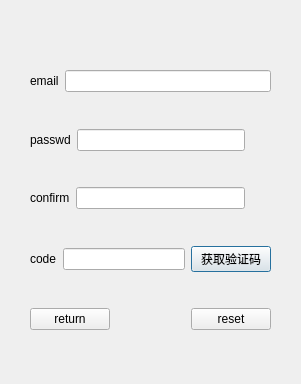
<?xml version="1.0" encoding="UTF-8"?>
<ui version="4.0">
 <class>ResetDialogClass</class>
 <widget class="QDialog" name="ResetDialogClass">
  <property name="geometry">
   <rect>
    <x>0</x>
    <y>0</y>
    <width>301</width>
    <height>384</height>
   </rect>
  </property>
  <property name="windowTitle">
   <string>ResetDialog</string>
  </property>
  <widget class="QWidget" name="verticalLayoutWidget_3">
   <property name="geometry">
    <rect>
     <x>10</x>
     <y>10</y>
     <width>281</width>
     <height>361</height>
    </rect>
   </property>
   <layout class="QVBoxLayout" name="verticalLayout_3">
    <property name="leftMargin">
     <number>10</number>
    </property>
    <property name="topMargin">
     <number>10</number>
    </property>
    <property name="rightMargin">
     <number>10</number>
    </property>
    <property name="bottomMargin">
     <number>10</number>
    </property>
    <item>
     <spacer name="verticalSpacer">
      <property name="orientation">
       <enum>Qt::Orientation::Vertical</enum>
      </property>
      <property name="sizeHint" stdset="0">
       <size>
        <width>20</width>
        <height>40</height>
       </size>
      </property>
     </spacer>
    </item>
    <item>
     <widget class="QLabel" name="err_tip">
      <property name="text">
       <string/>
      </property>
      <property name="alignment">
       <set>Qt::AlignmentFlag::AlignCenter</set>
      </property>
     </widget>
    </item>
    <item>
     <layout class="QHBoxLayout" name="horizontalLayout_7">
      <property name="leftMargin">
       <number>10</number>
      </property>
      <property name="rightMargin">
       <number>10</number>
      </property>
      <item>
       <widget class="QLabel" name="email_label">
        <property name="text">
         <string>email</string>
        </property>
       </widget>
      </item>
      <item>
       <widget class="QLineEdit" name="email_text"/>
      </item>
     </layout>
    </item>
    <item>
     <spacer name="verticalSpacer_3">
      <property name="orientation">
       <enum>Qt::Orientation::Vertical</enum>
      </property>
      <property name="sizeHint" stdset="0">
       <size>
        <width>20</width>
        <height>40</height>
       </size>
      </property>
     </spacer>
    </item>
    <item>
     <layout class="QHBoxLayout" name="horizontalLayout_8">
      <property name="leftMargin">
       <number>10</number>
      </property>
      <property name="rightMargin">
       <number>10</number>
      </property>
      <item>
       <widget class="QLabel" name="passwd_label">
        <property name="text">
         <string>passwd</string>
        </property>
       </widget>
      </item>
      <item>
       <widget class="QLineEdit" name="passwd_text">
        <property name="echoMode">
         <enum>QLineEdit::EchoMode::Password</enum>
        </property>
       </widget>
      </item>
      <item>
       <widget class="clickedlabel" name="passwd_visible">
        <property name="minimumSize">
         <size>
          <width>20</width>
          <height>20</height>
         </size>
        </property>
        <property name="maximumSize">
         <size>
          <width>20</width>
          <height>20</height>
         </size>
        </property>
        <property name="text">
         <string/>
        </property>
       </widget>
      </item>
     </layout>
    </item>
    <item>
     <spacer name="verticalSpacer_7">
      <property name="orientation">
       <enum>Qt::Orientation::Vertical</enum>
      </property>
      <property name="sizeHint" stdset="0">
       <size>
        <width>20</width>
        <height>40</height>
       </size>
      </property>
     </spacer>
    </item>
    <item>
     <layout class="QHBoxLayout" name="horizontalLayout_9">
      <property name="leftMargin">
       <number>10</number>
      </property>
      <property name="rightMargin">
       <number>10</number>
      </property>
      <item>
       <widget class="QLabel" name="confirm_label">
        <property name="text">
         <string>confirm</string>
        </property>
       </widget>
      </item>
      <item>
       <widget class="QLineEdit" name="confirm_text">
        <property name="echoMode">
         <enum>QLineEdit::EchoMode::Password</enum>
        </property>
       </widget>
      </item>
      <item>
       <widget class="clickedlabel" name="confirm_visible">
        <property name="minimumSize">
         <size>
          <width>20</width>
          <height>20</height>
         </size>
        </property>
        <property name="maximumSize">
         <size>
          <width>20</width>
          <height>20</height>
         </size>
        </property>
        <property name="text">
         <string/>
        </property>
       </widget>
      </item>
     </layout>
    </item>
    <item>
     <spacer name="verticalSpacer_6">
      <property name="orientation">
       <enum>Qt::Orientation::Vertical</enum>
      </property>
      <property name="sizeHint" stdset="0">
       <size>
        <width>20</width>
        <height>40</height>
       </size>
      </property>
     </spacer>
    </item>
    <item>
     <layout class="QHBoxLayout" name="horizontalLayout">
      <property name="leftMargin">
       <number>10</number>
      </property>
      <property name="rightMargin">
       <number>10</number>
      </property>
      <item>
       <widget class="QLabel" name="code_label">
        <property name="text">
         <string>code</string>
        </property>
       </widget>
      </item>
      <item>
       <widget class="QLineEdit" name="code_text">
        <property name="maximumSize">
         <size>
          <width>150</width>
          <height>16777215</height>
         </size>
        </property>
       </widget>
      </item>
      <item>
       <widget class="QPushButton" name="get_code_btn">
        <property name="text">
         <string>获取验证码</string>
        </property>
       </widget>
      </item>
     </layout>
    </item>
    <item>
     <spacer name="verticalSpacer_5">
      <property name="orientation">
       <enum>Qt::Orientation::Vertical</enum>
      </property>
      <property name="sizeHint" stdset="0">
       <size>
        <width>20</width>
        <height>40</height>
       </size>
      </property>
     </spacer>
    </item>
    <item>
     <layout class="QHBoxLayout" name="horizontalLayout_10">
      <property name="leftMargin">
       <number>10</number>
      </property>
      <property name="rightMargin">
       <number>10</number>
      </property>
      <item>
       <widget class="QPushButton" name="return_btn">
        <property name="text">
         <string>return</string>
        </property>
       </widget>
      </item>
      <item>
       <spacer name="horizontalSpacer_3">
        <property name="orientation">
         <enum>Qt::Orientation::Horizontal</enum>
        </property>
        <property name="sizeHint" stdset="0">
         <size>
          <width>40</width>
          <height>20</height>
         </size>
        </property>
       </spacer>
      </item>
      <item>
       <widget class="QPushButton" name="reset_btn">
        <property name="text">
         <string>reset</string>
        </property>
       </widget>
      </item>
     </layout>
    </item>
    <item>
     <spacer name="verticalSpacer_4">
      <property name="orientation">
       <enum>Qt::Orientation::Vertical</enum>
      </property>
      <property name="sizeHint" stdset="0">
       <size>
        <width>20</width>
        <height>40</height>
       </size>
      </property>
     </spacer>
    </item>
   </layout>
  </widget>
 </widget>
 <layoutdefault spacing="6" margin="11"/>
 <customwidgets>
  <customwidget>
   <class>clickedlabel</class>
   <extends>QLabel</extends>
   <header>clickedlabel.h</header>
  </customwidget>
 </customwidgets>
 <resources/>
 <connections/>
</ui>
